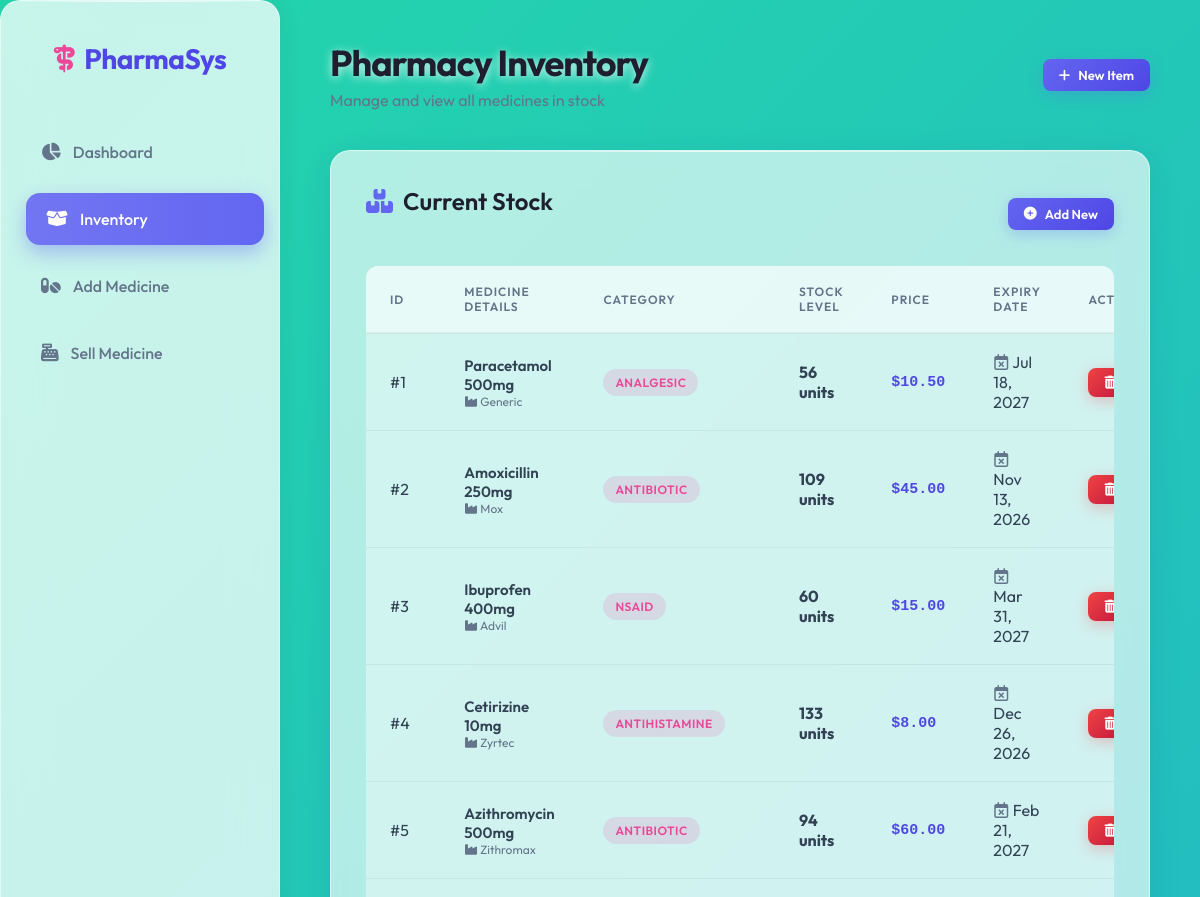
The page /inventory (upper part) on the database as committed earlier.
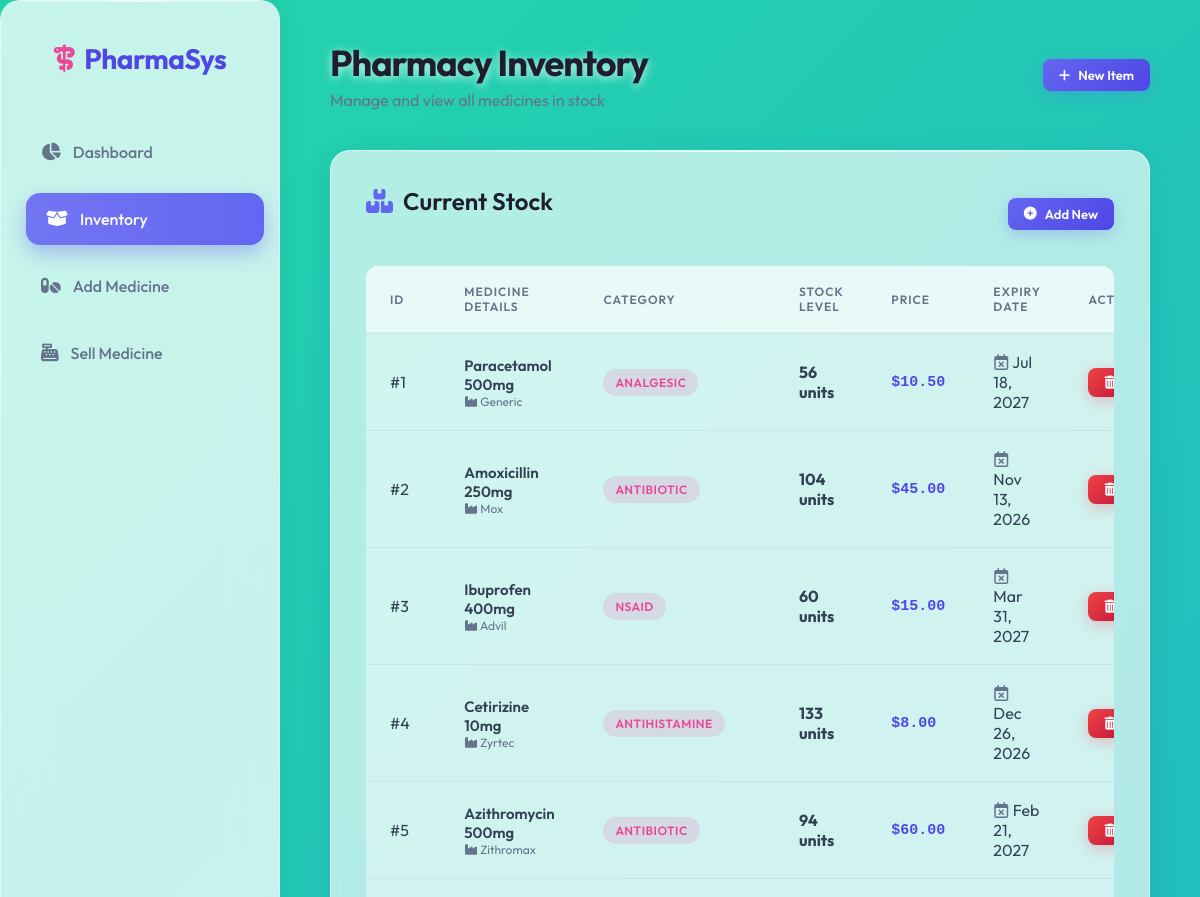
The same page on the database as committed later.
### models.py (models this page shows)
class Medicine(db.Model):
    id = db.Column(db.Integer, primary_key=True)
    name = db.Column(db.String(100), nullable=False)
    brand = db.Column(db.String(100))
    category = db.Column(db.String(50))
    price = db.Column(db.Float, nullable=False)
    stock = db.Column(db.Integer, nullable=False)
    expiry_date = db.Column(db.Date)

### app.py (the view)
@app.route('/inventory')
def inventory():
    medicines = Medicine.query.all()
    return render_template('inventory.html', medicines=medicines)

### templates/inventory.html (shortened to what this page needs)
{% extends 'base.html' %}
{% block page_title %}Pharmacy Inventory{% endblock %}
{% block page_subtitle %}Manage and view all medicines in stock{% endblock %}
{% block content %}
<div class="table-container glass">
    <div style="display: flex; justify-content: space-between; align-items: center; margin-bottom: 25px;">
        <h2><i class="fa-solid fa-boxes-stacked"></i> Current Stock</h2>
        <a href="{{ url_for('add_medicine') }}" class="btn btn-sm">
            <i class="fa-solid fa-plus-circle"></i> Add New
        </a>
    </div>
    <div class="table-wrapper">
        <table>
            <thead>
                <tr>
                    <th>ID</th>
                    <th>Medicine Details</th>
                    <th>Category</th>
                    <th>Stock Level</th>
                    <th>Price</th>
                    <th>Expiry Date</th>
                    <th>Actions</th>
                </tr>
            </thead>
            <tbody>
                {% for m in medicines %}
                <tr class="{% if m.stock < 20 %}low-stock-row{% endif %}">
                    <td>#{{ m.id }}</td>
                    <td>
                        <div style="font-weight: 600; font-size: 15px;">{{ m.name }}</div>
                        <div style="font-size: 12px; color: var(--text-muted);"><i class="fa-solid fa-industry"></i> {{
                            m.brand }}</div>
                    </td>
                    <td><span class="badge" style="background: rgba(236, 72, 153, 0.15); color: var(--secondary);">{{
                            m.category }}</span></td>
                    <td>
                        <span class="{% if m.stock < 20 %}badge low-stock{% endif %}" style="font-weight: 700;">
                            {{ m.stock }} units
                        </span>
                    </td>
                    <td class="price">${{ "%.2f"|format(m.price) }}</td>
                    <td>
                        <div><i class="fa-regular fa-calendar-xmark" style="color: var(--text-muted);"></i> {{
                            m.expiry_date.strftime('%b %d, %Y') }}</div>
                    </td>
                    <td>
                        <a href="{{ url_for('delete_medicine', id=m.id) }}" class="btn btn-sm btn-danger"
                            onclick="return confirm('Are you sure you want to completely remove this item from the inventory?');">
                            <i class="fa-solid fa-trash-can"></i>
                        </a>
                    </td>
                </tr>
                {% endfor %}
            </tbody>
        </table>
    </div>
</div>
{% endblock %}

Rows that differ between the two databases and show on the page:
changed Medicine "Nov 13, 2026": stock "109" → "104"
